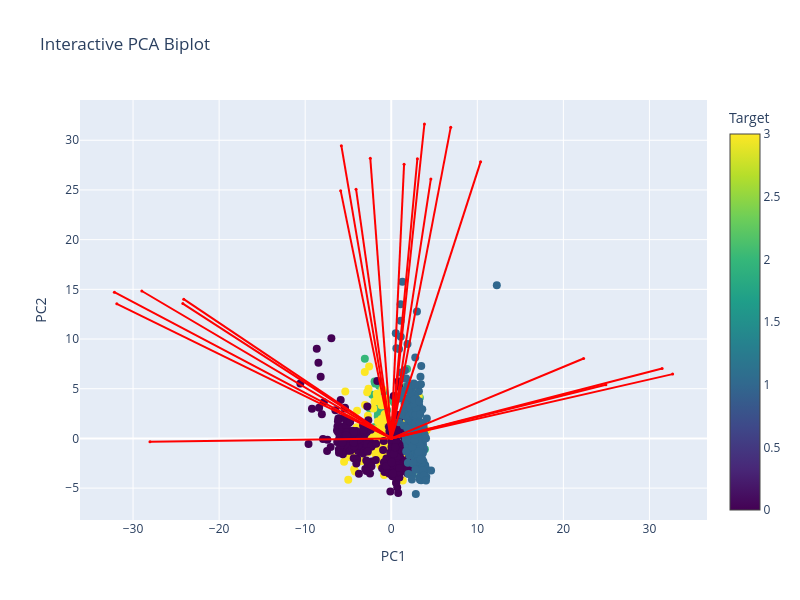

Notebook cell for this chart:
### Markdown cell above
## PC1-PC2

### Code cell
# Prepare data
X = df_clean.iloc[:, :-1].values  # All columns except the last as features
y = df_clean.iloc[:, -1].values   # Last column as target variable

# Convert categorical target to numeric if necessary
if y.dtype == 'object' or y.dtype.name == 'category':
    le = LabelEncoder()
    y = le.fit_transform(y)  # Converts categorical labels into numeric labels

# Scale the data
scaler = StandardScaler()
X = scaler.fit_transform(X)    

# PCA transformation
pca = PCA()
x_new = pca.fit_transform(X)

# Get the PCA loadings (components_ is shape: [n_components, n_features])
loadings = pca.components_

# Number of top variables to show per PC
top_n = 10

# Get top variables per PC by absolute contribution
top_vars = set()
for i in range(2):  # for PC1, PC2, PC3
    component = loadings[i]
    top_indices = np.argsort(np.abs(component))[-top_n:]
    top_vars.update(top_indices)

# Convert to sorted list for consistency
selected_vars = sorted(top_vars)

# Plot
interactive_PCA_biplot(x_new[:, 0:2], np.transpose(pca.components_[0:2, :]),
                       labels=df_clean.columns[:-1], y=y,
                       selected_vars=selected_vars)

### Figure 1 — Plotly figure (JSON) as saved in the notebook; plotly's stock layout.template omitted (floating-point values rounded to 4 significant figures; data arrays with more than 128 entries replaced by an {"elided": "..."} marker saying what was removed)
{"data": [{"hoverinfo": "text", "marker": {"color": {"elided": "972 int values"}, "colorbar": {"title": {"text": "Target"}}, "colorscale": [[0, "#440154"], [0.1111, "#482878"], [0.2222, "#3e4989"], [0.3333, "#31688e"], [0.4444, "#26828e"], [0.5556, "#1f9e89"], [0.6667, "#35b779"], [0.7778, "#6ece58"], [0.8889, "#b5de2b"], [1, "#fde725"]], "showscale": true, "size": 8}, "mode": "markers", "name": "Samples", "text": {"elided": "972 str values"}, "type": "scatter", "x": {"elided": "972 float values"}, "y": {"elided": "972 float values"}}, {"hoverinfo": "text", "hovertext": "total_arm_speed_peak_n", "line": {"color": "red"}, "marker": {"size": 3}, "mode": "lines+markers", "type": "scatter", "x": [0, 31.48], "y": [0, 7.027]}, {"hoverinfo": "text", "hovertext": "total_arm_acceleration_Gmean", "line": {"color": "red"}, "marker": {"size": 3}, "mode": "lines+markers", "type": "scatter", "x": [0, -32.17], "y": [0, 14.72]}, {"hoverinfo": "text", "hovertext": "total_arm_acceleration_Gstd", "line": {"color": "red"}, "marker": {"size": 3}, "mode": "lines+markers", "type": "scatter", "x": [0, -28.98], "y": [0, 14.83]}, {"hoverinfo": "text", "hovertext": "total_arm_acceleration_peak_mean", "line": {"color": "red"}, "marker": {"size": 3}, "mode": "lines+markers", "type": "scatter", "x": [0, -31.89], "y": [0, 13.54]}, {"hoverinfo": "text", "hovertext": "total_arm_acceleration_peak_std", "line": {"color": "red"}, "marker": {"size": 3}, "mode": "lines+markers", "type": "scatter", "x": [0, -24.22], "y": [0, 13.57]}, {"hoverinfo": "text", "hovertext": "total_arm_acceleration_peak_n", "line": {"color": "red"}, "marker": {"size": 3}, "mode": "lines+markers", "type": "scatter", "x": [0, 32.7], "y": [0, 6.472]}, {"hoverinfo": "text", "hovertext": "total_arm_acceleration_ipi_avg", "line": {"color": "red"}, "marker": {"size": 3}, "mode": "lines+markers", "type": "scatter", "x": [0, -28.04], "y": [0, -0.3293]}, {"hoverinfo": "text", "hovertext": "total_arm_acceleration_ts_range", "line": {"color": "red"}, "marker": {"size": 3}, "mode": "lines+markers", "type": "scatter", "x": [0, -24.11], "y": [0, 14.01]}, {"hoverinfo": "text", "hovertext": "lwrist_centre_Gmean", "line": {"color": "red"}, "marker": {"size": 3}, "mode": "lines+markers", "type": "scatter", "x": [0, -5.878], "y": [0, 24.93]}, {"hoverinfo": "text", "hovertext": "lwrist_centre_Gstd", "line": {"color": "red"}, "marker": {"size": 3}, "mode": "lines+markers", "type": "scatter", "x": [0, 1.492], "y": [0, 27.59]}, {"hoverinfo": "text", "hovertext": "lwrist_centre_peak_mean", "line": {"color": "red"}, "marker": {"size": 3}, "mode": "lines+markers", "type": "scatter", "x": [0, -4.087], "y": [0, 25.07]}, {"hoverinfo": "text", "hovertext": "lwrist_centre_peak_std", "line": {"color": "red"}, "marker": {"size": 3}, "mode": "lines+markers", "type": "scatter", "x": [0, 3.038], "y": [0, 28.14]}, {"hoverinfo": "text", "hovertext": "lwrist_centre_peak_n", "line": {"color": "red"}, "marker": {"size": 3}, "mode": "lines+markers", "type": "scatter", "x": [0, 22.35], "y": [0, 8.041]}, {"hoverinfo": "text", "hovertext": "lwrist_centre_ts_range", "line": {"color": "red"}, "marker": {"size": 3}, "mode": "lines+markers", "type": "scatter", "x": [0, 4.603], "y": [0, 26.11]}, {"hoverinfo": "text", "hovertext": "rwrist_centre_Gmean", "line": {"color": "red"}, "marker": {"size": 3}, "mode": "lines+markers", "type": "scatter", "x": [0, -2.433], "y": [0, 28.19]}, {"hoverinfo": "text", "hovertext": "rwrist_centre_Gstd", "line": {"color": "red"}, "marker": {"size": 3}, "mode": "lines+markers", "type": "scatter", "x": [0, 3.855], "y": [0, 31.64]}, {"hoverinfo": "text", "hovertext": "rwrist_centre_peak_mean", "line": {"color": "red"}, "marker": {"size": 3}, "mode": "lines+markers", "type": "scatter", "x": [0, -5.799], "y": [0, 29.46]}, {"hoverinfo": "text", "hovertext": "rwrist_centre_peak_std", "line": {"color": "red"}, "marker": {"size": 3}, "mode": "lines+markers", "type": "scatter", "x": [0, 10.38], "y": [0, 27.83]}, {"hoverinfo": "text", "hovertext": "rwrist_centre_peak_n", "line": {"color": "red"}, "marker": {"size": 3}, "mode": "lines+markers", "type": "scatter", "x": [0, 24.94], "y": [0, 5.402]}, {"hoverinfo": "text", "hovertext": "rwrist_centre_ts_range", "line": {"color": "red"}, "marker": {"size": 3}, "mode": "lines+markers", "type": "scatter", "x": [0, 6.911], "y": [0, 31.3]}], "layout": {"height": 600, "hovermode": "closest", "showlegend": false, "title": {"text": "Interactive PCA Biplot"}, "width": 800, "xaxis": {"title": {"text": "PC1"}}, "yaxis": {"title": {"text": "PC2"}}}}
